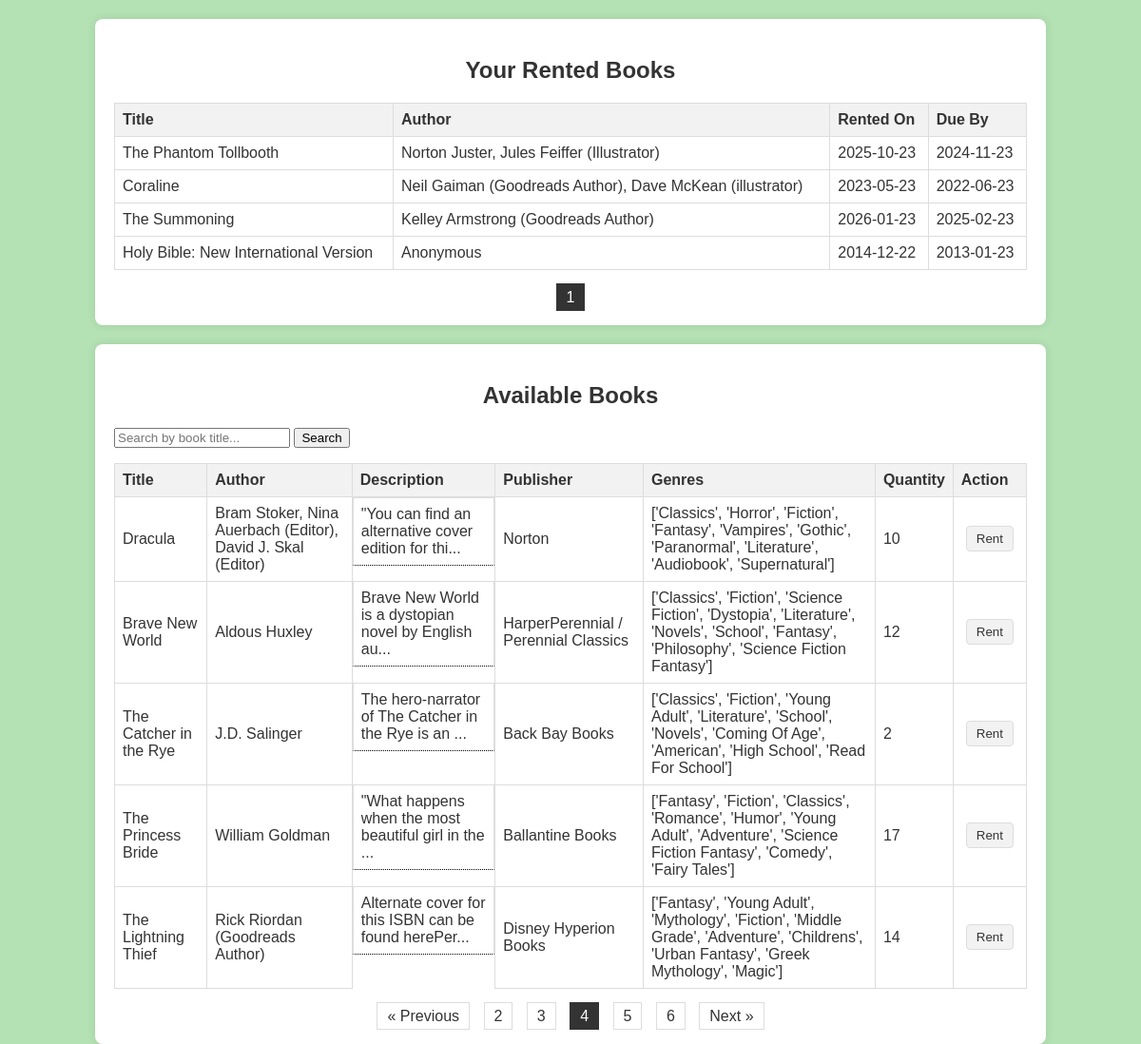
Screenshot of /user/books.php?page_available=4 (signed in) with the database file from the repository.
### tables this page shows
CREATE TABLE `Booking` (
  `id` int NOT NULL AUTO_INCREMENT,
  `user_id` int NOT NULL,
  `book_id` int NOT NULL,
  `booked_date` date NOT NULL,
  `expiration_date` date NOT NULL,
  `date_returned` date DEFAULT NULL,
  PRIMARY KEY (`id`),
  KEY `user_id` (`user_id`),
  KEY `book_id` (`book_id`),
  CONSTRAINT `Booking_ibfk_1` FOREIGN KEY (`user_id`) REFERENCES `User` (`id`) ON DELETE CASCADE,
  CONSTRAINT `Booking_ibfk_2` FOREIGN KEY (`book_id`) REFERENCES `Book` (`id`) ON DELETE CASCADE
);

CREATE TABLE `Book` (
  `id` int NOT NULL AUTO_INCREMENT,
  `title` varchar(255) DEFAULT NULL,
  `author` varchar(255) DEFAULT NULL,
  `description` text,
  `isbn` varchar(13) NOT NULL,
  `genres` varchar(255) DEFAULT NULL,
  `publisher` varchar(255) DEFAULT NULL,
  `quantity` int DEFAULT NULL,
  PRIMARY KEY (`id`,`isbn`)
);

### www/user/books.php (the view, shortened to what this page needs)
<?php
require_once '../db.php';
$userId = $_SESSION['user_id'];
$rentedBooksPerPage = 5;
$currentPageRented = isset($_GET['page_rented']) ? $_GET['page_rented'] : 1;
$startFromRented = ($currentPageRented - 1) * $rentedBooksPerPage;
$sqlRented = "SELECT Book.title, Book.author, Booking.booked_date, Booking.expiration_date FROM Booking INNER JOIN Book ON Booking.book_id = Book.id WHERE Booking.user_id = $userId LIMIT $startFromRented, $rentedBooksPerPage";
$resultRented = $conn->query($sqlRented);
$sqlCountRented = "SELECT COUNT(*) AS total FROM Booking WHERE user_id = $userId";
$resultCountRented = $conn->query($sqlCountRented);
$rowRented = $resultCountRented->fetch_assoc();
$totalRentedBooks = $rowRented['total'];
$totalPagesRented = ceil($totalRentedBooks / $rentedBooksPerPage);
$availableBooksPerPage = 5;
$currentPageAvailable = isset($_GET['page_available']) ? $_GET['page_available'] : 1;
$startFromAvailable = ($currentPageAvailable - 1) * $availableBooksPerPage;
$search = isset($_GET['search']) ? $conn->real_escape_string($_GET['search']) : '';
$sqlAvailable = "SELECT * FROM Book WHERE title LIKE '%$search%' LIMIT $startFromAvailable, $availableBooksPerPage";
$resultAvailable = $conn->query($sqlAvailable);
$sqlCountAvailable = "SELECT COUNT(id) AS total FROM Book WHERE title LIKE '%$search%'";
$resultCountAvailable = $conn->query($sqlCountAvailable);
$rowAvailable = $resultCountAvailable->fetch_assoc();
$totalAvailableBooks = $rowAvailable['total'];
$totalPagesAvailable = ceil($totalAvailableBooks / $availableBooksPerPage);
echo '<link rel="stylesheet" type="text/css" href="../style.css">';
function generatePagination($currentPage, $totalPages, $pageType) {
    $maxPagesToShow = 5;
    $pagesOffset = floor($maxPagesToShow / 2);
    $startPage = max(1, $currentPage - $pagesOffset);
    $endPage = min($totalPages, $currentPage + $pagesOffset);
    if ($currentPage > 1) {
        echo '<a href="books.php?page_' . $pageType . '=' . ($currentPage - 1) . '">&laquo; Previous</a> ';
    }
    for ($page = $startPage; $page <= $endPage; $page++) {
        echo '<a href="books.php?page_' . $pageType . '=' . $page . '" ' . ($page == $currentPage ? 'class="active"' : '') . '>' . $page . '</a> ';
    }
    if ($currentPage < $totalPages) {
        echo '<a href="books.php?page_' . $pageType . '=' . ($currentPage + 1) . '">Next &raquo;</a> ';
    }
}
echo "<div class='container'>";
echo "<h2>Your Rented Books</h2>";
if ($resultRented->num_rows > 0) {
    echo "<table><tr><th>Title</th><th>Author</th><th>Rented On</th><th>Due By</th></tr>";
    while($row = $resultRented->fetch_assoc()) {
        echo "<tr><td>".$row["title"]."</td><td>".$row["author"]."</td><td>".$row["booked_date"]."</td><td>".$row["expiration_date"]."</td></tr>";
    }
    echo "</table>";
} else {
    echo "You have no rented books.<br>";
}
echo "<div class='pagination'>";
generatePagination($currentPageRented, $totalPagesRented, 'rented');
echo "</div>";
echo "</div>";
echo "<div class='container'>";
echo "<h2>Available Books</h2>";
echo "<form method='get' action=''>
        <input type='text' name='search' placeholder='Search by book title...'>
        <input type='submit' value='Search'>
      </form>";
if ($resultAvailable->num_rows > 0) {
    echo "<table><tr><th>Title</th><th>Author</th><th>Description</th><th>Publisher</th><th>Genres</th><th>Quantity</th><th>Action</th></tr>";
    while($row = $resultAvailable->fetch_assoc()) {
        $shortDescription = strlen($row["description"]) > 50 ? substr($row["description"], 0, 50) . "..." : $row["description"];
        echo "<tr>
                <td>".$row["title"]."</td>
                <td>".$row["author"]."</td>
                <td class='tooltip'>".$shortDescription."
                    <span class='tooltiptext'>".$row["description"]."</span>
                </td>
                <td>".$row["publisher"]."</td>
                <td>".$row["genres"]."</td>
                <td id='quantity_" . $row["id"] . "'>" . $row["quantity"] . "</td>
                <td><button onclick='rentBook(" . $row["id"] . ")' class='rent-button'>Rent</button></td>
              </tr>";
    }
    echo "</table>";
} else {
    echo "No books available at the moment.<br>";
}
echo "<div class='pagination'>";
generatePagination($currentPageAvailable, $totalPagesAvailable, 'available');
echo "</div>";
echo "</div>";
?>

### www/style.css (style rules this page uses)
.container { width: 80%; margin: 20px auto; background: white; padding: 20px; border-radius: 8px; box-shadow: 0 0 10px rgba(0, 0, 0, 0.1); }
table { width: 100%; border-collapse: collapse; margin-bottom: 20px; }
th, td { border: 1px solid #ddd; padding: 8px; text-align: left; }
th { background-color: #f2f2f2; }
.pagination { text-align: center; margin-top: 20px; }
.pagination a { margin: 0 5px; padding: 5px 10px; border: 1px solid #ddd; color: #333; text-decoration: none; }
.pagination a.active { background-color: #333; color: white; border: 1px solid #333; }
.tooltip { position: relative; display: inline-block; border-bottom: 1px dotted black; }
h2 { color: #333; text-align: center; margin-bottom: 20px; }
button { color: #333; background-color: #f2f2f2; padding: 5px 10px; border-radius: 4px; border: 1px solid #ddd; text-decoration: none; cursor: pointer; margin: 5px; }

### rows the page displays
booking: book.title "The Phantom Tollbooth", book.author "Norton Juster, Jules Feiffer (Illustrator)", booked_date "2025-10-23", expiration_date "2024-11-23"
booking: book.title "Coraline", book.author "Neil Gaiman (Goodreads Author), Dave McKean (illustrator)", booked_date "2023-05-23", expiration_date "2022-06-23"
booking: book.title "The Summoning", book.author "Kelley Armstrong (Goodreads Author)", booked_date "2026-01-23", expiration_date "2025-02-23"
booking: book.title "Holy Bible: New International Version", book.author "Anonymous", booked_date "2014-12-22", expiration_date "2013-01-23"
book: title "Dracula", author "Bram Stoker, Nina Auerbach (Editor), David J. Skal (Editor)", description "\"You can find an alternative cover edition for thi...", publisher "Norton", genres "['Classics', 'Horror', 'Fiction', 'Fantasy', 'Vampires', 'Gothic', 'Paranormal', 'Literature', 'Audiobook', 'Supernatural']", quantity "10"
book: title "Brave New World", author "Aldous Huxley", description "Brave New World is a dystopian novel by English au...", publisher "HarperPerennial / Perennial Classics", genres "['Classics', 'Fiction', 'Science Fiction', 'Dystopia', 'Literature', 'Novels', 'School', 'Fantasy', 'Philosophy', 'Science Fiction Fantasy']", quantity "12"
book: title "The Catcher in the Rye", author "J.D. Salinger", description "The hero-narrator of The Catcher in the Rye is an ...", publisher "Back Bay Books", genres "['Classics', 'Fiction', 'Young Adult', 'Literature', 'School', 'Novels', 'Coming Of Age', 'American', 'High School', 'Read For School']", quantity "2"
book: title "The Princess Bride", author "William Goldman", description "\"What happens when the most beautiful girl in the ...", publisher "Ballantine Books", genres "['Fantasy', 'Fiction', 'Classics', 'Romance', 'Humor', 'Young Adult', 'Adventure', 'Science Fiction Fantasy', 'Comedy', 'Fairy Tales']", quantity "17"
book: title "The Lightning Thief", author "Rick Riordan (Goodreads Author)", description "Alternate cover for this ISBN can be found herePer...", publisher "Disney Hyperion Books", genres "['Fantasy', 'Young Adult', 'Mythology', 'Fiction', 'Middle Grade', 'Adventure', 'Childrens', 'Urban Fantasy', 'Greek Mythology', 'Magic']", quantity "14"
